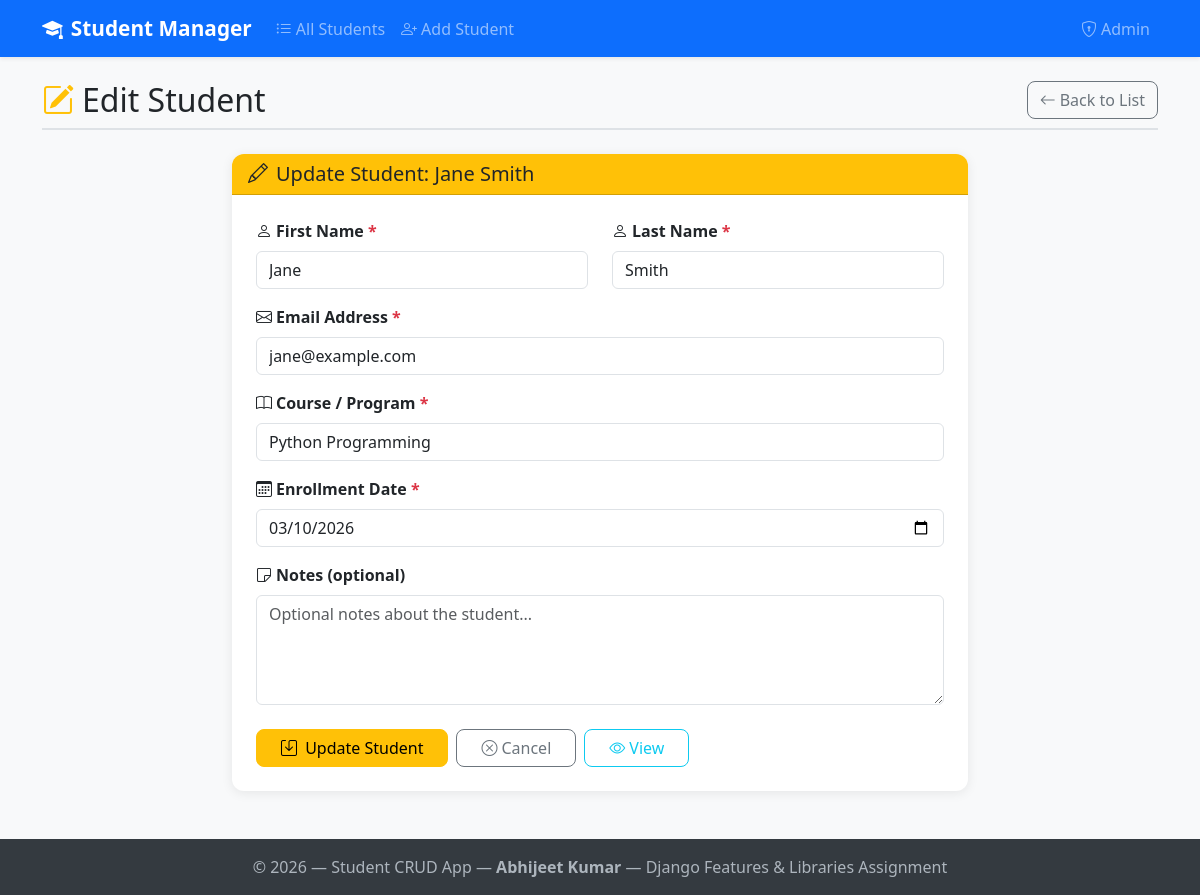
The app's page /students/2/edit/ with its own data.
### students/models.py (models this page shows, shortened)
class Student(models.Model):
    first_name = models.CharField(max_length=100)
    last_name = models.CharField(max_length=100)
    email = models.EmailField(unique=True)
    course = models.CharField(max_length=200)
    enrollment_date = models.DateField()
    notes = models.TextField(blank=True, null=True)
    created_at = models.DateTimeField(auto_now_add=True)
    updated_at = models.DateTimeField(auto_now=True)
    class Meta:
        ordering = ['-created_at']
    def get_full_name(self):
        return f"{self.first_name} {self.last_name}"

### students/views.py (the view)
# urls.py: path('<int:pk>/edit/', views.student_update, name='student_update'),
def student_update(request, pk):
    student = get_object_or_404(Student, pk=pk)
    if request.method == 'POST':
        form = StudentForm(request.POST, instance=student)
        if form.is_valid():
            form.save()
            messages.success(request, f'Student "{student.get_full_name()}" was updated successfully!')
            return redirect('students:student_list')
        else:
            messages.error(request, 'Please correct the errors below.')
    else:
        form = StudentForm(instance=student)
    context = {
        'form': form,
        'student': student,
        'title': f'Edit Student: {student.get_full_name()}',
        'action': 'Update',
    }
    return render(request, 'students/student_form.html', context)

### students/templates/students/student_form.html (shortened to what this page needs)
{% extends "students/base_bootstrap.html" %}
{% block content %}
<div class="d-flex justify-content-between align-items-center page-header">
    <h2 class="mb-0">
        {% if action == 'Create' %}
            <i class="bi bi-person-plus-fill me-2 text-primary"></i>Add New Student
        {% else %}
            <i class="bi bi-pencil-square me-2 text-warning"></i>Edit Student
        {% endif %}
    </h2>
    <a href="{% url 'students:student_list' %}" class="btn btn-outline-secondary">
        <i class="bi bi-arrow-left me-1"></i>Back to List
    </a>
</div>
<div class="row justify-content-center">
    <div class="col-lg-8">
        <div class="card">
            <div class="card-header {% if action == 'Create' %}bg-primary text-white{% else %}bg-warning{% endif %}">
                <h5 class="mb-0">
                    {% if action == 'Create' %}
                        <i class="bi bi-person-plus me-2"></i>Student Information
                    {% else %}
                        <i class="bi bi-pencil me-2"></i>Update Student: {{ student.get_full_name }}
                    {% endif %}
                </h5>
            </div>
            <div class="card-body p-4">
                <form method="post" novalidate>
                    <div class="row">
                        <div class="col-md-6 mb-3">
                            <label for="{{ form.first_name.id_for_label }}" class="form-label fw-semibold">
                                <i class="bi bi-person me-1"></i>{{ form.first_name.label }}
                                <span class="text-danger">*</span>
                            </label>
                            {{ form.first_name }}
                        </div>
                        <div class="col-md-6 mb-3">
                            <label for="{{ form.last_name.id_for_label }}" class="form-label fw-semibold">
                                <i class="bi bi-person me-1"></i>{{ form.last_name.label }}
                                <span class="text-danger">*</span>
                            </label>
                            {{ form.last_name }}
                        </div>
                    </div>
                    <div class="mb-3">
                        <label for="{{ form.email.id_for_label }}" class="form-label fw-semibold">
                            <i class="bi bi-envelope me-1"></i>{{ form.email.label }}
                            <span class="text-danger">*</span>
                        </label>
                        {{ form.email }}
                    </div>
                    <div class="mb-3">
                        <label for="{{ form.course.id_for_label }}" class="form-label fw-semibold">
                            <i class="bi bi-book me-1"></i>{{ form.course.label }}
                            <span class="text-danger">*</span>
                        </label>
                        {{ form.course }}
                    </div>
                    <div class="mb-3">
                        <label for="{{ form.enrollment_date.id_for_label }}" class="form-label fw-semibold">
                            <i class="bi bi-calendar3 me-1"></i>{{ form.enrollment_date.label }}
                            <span class="text-danger">*</span>
                        </label>
                        {{ form.enrollment_date }}
                    </div>
                    <div class="mb-4">
                        <label for="{{ form.notes.id_for_label }}" class="form-label fw-semibold">
                            <i class="bi bi-sticky me-1"></i>{{ form.notes.label }}
                        </label>
                        {{ form.notes }}
                    </div>
                    <div class="d-flex gap-2">
                        <button type="submit" class="btn {% if action == 'Create' %}btn-primary{% else %}btn-warning{% endif %} px-4">
                            <i class="bi {% if action == 'Create' %}bi-person-check-fill{% else %}bi-save{% endif %} me-1"></i>
                            {{ action }} Student
                        </button>
                        <a href="{% url 'students:student_list' %}" class="btn btn-outline-secondary px-4">
                            <i class="bi bi-x-circle me-1"></i>Cancel
                        </a>
                        {% if action == 'Update' %}
                        <a href="{% url 'students:student_detail' student.pk %}" class="btn btn-outline-info px-4">
                            <i class="bi bi-eye me-1"></i>View
                        </a>
                        {% endif %}
                    </div>
                </form>
            </div>
        </div>
    </div>
</div>
{% endblock %}

### students/templates/students/base_bootstrap.html (style rules this page uses)
body { background-color: #f8f9fa; font-family: 'Segoe UI', Tahoma, Geneva, Verdana, sans-serif; }
.card { border: none; box-shadow: 0 2px 12px rgba(0,0,0,0.08); border-radius: 12px; }
.card-header { border-radius: 12px 12px 0 0 !important; }
.btn { border-radius: 8px; }
.page-header { border-bottom: 2px solid #dee2e6; padding-bottom: 0.5rem; margin-bottom: 1.5rem; }

### records on screen
Student: get_full_name "Jane Smith", first_name "Jane", last_name "Smith", email "jane@example.com", course "Python Programming", enrollment_date "03/10/2026"

### other values on screen
{{ action }} "Update"
